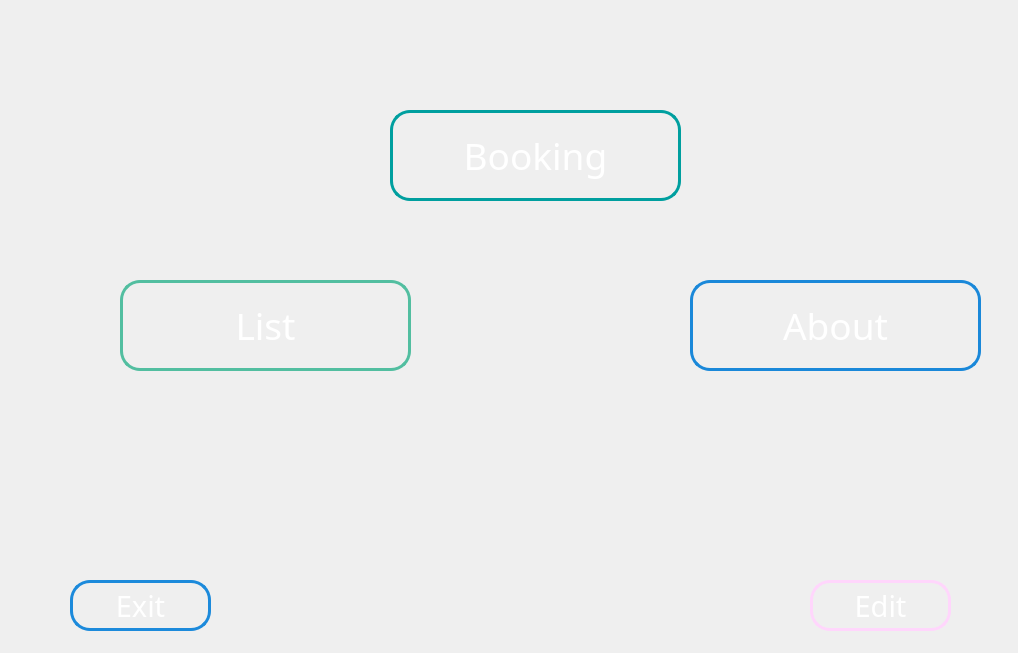
<?xml version="1.0" encoding="UTF-8"?>
<ui version="4.0">
 <class>Beranda</class>
 <widget class="QMainWindow" name="Beranda">
  <property name="geometry">
   <rect>
    <x>0</x>
    <y>0</y>
    <width>1018</width>
    <height>653</height>
   </rect>
  </property>
  <property name="windowTitle">
   <string>Beranda</string>
  </property>
  <property name="styleSheet">
   <string notr="true"/>
  </property>
  <widget class="QWidget" name="centralwidget">
   <widget class="QLabel" name="label">
    <property name="geometry">
     <rect>
      <x>340</x>
      <y>80</y>
      <width>91</width>
      <height>91</height>
     </rect>
    </property>
    <property name="styleSheet">
     <string notr="true">image: url(:/LAPBAS/04283530121635article-icon.png);
background-color: rgb(0,0,0,0);</string>
    </property>
    <property name="text">
     <string/>
    </property>
   </widget>
   <widget class="QToolButton" name="toolButton">
    <property name="geometry">
     <rect>
      <x>390</x>
      <y>110</y>
      <width>291</width>
      <height>91</height>
     </rect>
    </property>
    <property name="font">
     <font>
      <family>Brush Script MT</family>
      <pointsize>28</pointsize>
      <weight>50</weight>
      <bold>false</bold>
     </font>
    </property>
    <property name="cursor">
     <cursorShape>PointingHandCursor</cursorShape>
    </property>
    <property name="styleSheet">
     <string notr="true">QToolButton{
color: rgb(255, 255, 255);
background-color: rgb(0,0,0,0);
border : 3px solid rgb(0, 159, 159);
border-radius : 20px
}




QToolButton:hover{
color: rgb(0, 0, 0);
background-color:  rgb(0, 227, 227);
border : 3px solid rgb(0, 227, 227);
border-radius : 20px
}
</string>
    </property>
    <property name="text">
     <string>Booking</string>
    </property>
   </widget>
   <widget class="QLabel" name="label_2">
    <property name="geometry">
     <rect>
      <x>50</x>
      <y>230</y>
      <width>131</width>
      <height>131</height>
     </rect>
    </property>
    <property name="styleSheet">
     <string notr="true">
background-color: rgb(0,0,0,0);</string>
    </property>
    <property name="text">
     <string/>
    </property>
    <property name="pixmap">
     <pixmap resource="../Images/image.qrc">:/LAPBAS/icons8-list-100.png</pixmap>
    </property>
    <property name="scaledContents">
     <bool>true</bool>
    </property>
   </widget>
   <widget class="QToolButton" name="toolButton_2">
    <property name="geometry">
     <rect>
      <x>120</x>
      <y>280</y>
      <width>291</width>
      <height>91</height>
     </rect>
    </property>
    <property name="font">
     <font>
      <family>Brush Script MT</family>
      <pointsize>28</pointsize>
      <weight>50</weight>
      <bold>false</bold>
     </font>
    </property>
    <property name="cursor">
     <cursorShape>PointingHandCursor</cursorShape>
    </property>
    <property name="styleSheet">
     <string notr="true">QToolButton{color: rgb(255, 255, 255);
background-color: rgb(0,0,0,0);
border : 3px solid  rgb(82, 190, 160);
border-radius : 20px}






QToolButton:hover{
color:rgb(0, 0, 0);
background-color:rgb(104, 240, 201);
border : 3px solid rgb(104, 240, 201);
border-radius : 20px

}
</string>
    </property>
    <property name="text">
     <string>List</string>
    </property>
   </widget>
   <widget class="QLabel" name="label_3">
    <property name="geometry">
     <rect>
      <x>630</x>
      <y>250</y>
      <width>91</width>
      <height>91</height>
     </rect>
    </property>
    <property name="styleSheet">
     <string notr="true">background-color: rgb(0,0,0,0);</string>
    </property>
    <property name="text">
     <string/>
    </property>
    <property name="pixmap">
     <pixmap resource="../Images/image.qrc">:/LAPBAS/user.png</pixmap>
    </property>
    <property name="scaledContents">
     <bool>true</bool>
    </property>
   </widget>
   <widget class="QToolButton" name="toolButton_3">
    <property name="geometry">
     <rect>
      <x>690</x>
      <y>280</y>
      <width>291</width>
      <height>91</height>
     </rect>
    </property>
    <property name="font">
     <font>
      <family>Brush Script MT</family>
      <pointsize>28</pointsize>
      <weight>50</weight>
      <bold>false</bold>
     </font>
    </property>
    <property name="cursor">
     <cursorShape>PointingHandCursor</cursorShape>
    </property>
    <property name="styleSheet">
     <string notr="true">

QToolButton{color: rgb(255, 255, 255);
background-color: rgb(0,0,0,0);
border : 3px solid  rgb(26, 136, 217);
border-radius : 20px
}


QToolButton:hover{
color: rgb(0,0,0);
background-color:rgb(31, 162, 255);
border : 3px solid rgb(31, 162, 255);
border-radius : 20px
}
</string>
    </property>
    <property name="text">
     <string>About</string>
    </property>
   </widget>
   <widget class="QLabel" name="label_4">
    <property name="geometry">
     <rect>
      <x>30</x>
      <y>570</y>
      <width>71</width>
      <height>71</height>
     </rect>
    </property>
    <property name="font">
     <font>
      <pointsize>22</pointsize>
     </font>
    </property>
    <property name="styleSheet">
     <string notr="true">background-color: rgb(0, 0, 0,0);</string>
    </property>
    <property name="text">
     <string/>
    </property>
    <property name="pixmap">
     <pixmap resource="../Images/image.qrc">:/LAPBAS/logging-out-2355227_960_720.webp</pixmap>
    </property>
    <property name="scaledContents">
     <bool>true</bool>
    </property>
   </widget>
   <widget class="QToolButton" name="toolButton_4">
    <property name="geometry">
     <rect>
      <x>70</x>
      <y>580</y>
      <width>141</width>
      <height>51</height>
     </rect>
    </property>
    <property name="font">
     <font>
      <family>Brush Script MT</family>
      <pointsize>22</pointsize>
      <weight>50</weight>
      <bold>false</bold>
     </font>
    </property>
    <property name="cursor">
     <cursorShape>PointingHandCursor</cursorShape>
    </property>
    <property name="styleSheet">
     <string notr="true">

QToolButton{color: rgb(255, 255, 255);
background-color: rgb(0,0,0,0);
border : 3px solid rgb(28, 138, 219);
border-radius : 20px
}


QToolButton:hover{
color: rgb(0,0,0);
background-color:rgb(23, 112, 176);
border : 3px solid rgb(23, 112, 176);
border-radius : 20px
}
</string>
    </property>
    <property name="text">
     <string>Exit</string>
    </property>
   </widget>
   <widget class="QLabel" name="label_5">
    <property name="geometry">
     <rect>
      <x>-10</x>
      <y>-20</y>
      <width>1051</width>
      <height>681</height>
     </rect>
    </property>
    <property name="text">
     <string/>
    </property>
    <property name="pixmap">
     <pixmap resource="../Images/image.qrc">:/LAPBAS/Bola-Basket.jpg</pixmap>
    </property>
    <property name="scaledContents">
     <bool>true</bool>
    </property>
   </widget>
   <widget class="QToolButton" name="toolButton_5">
    <property name="geometry">
     <rect>
      <x>810</x>
      <y>580</y>
      <width>141</width>
      <height>51</height>
     </rect>
    </property>
    <property name="font">
     <font>
      <family>Brush Script MT</family>
      <pointsize>22</pointsize>
      <weight>50</weight>
      <bold>false</bold>
     </font>
    </property>
    <property name="cursor">
     <cursorShape>PointingHandCursor</cursorShape>
    </property>
    <property name="styleSheet">
     <string notr="true">

QToolButton{color: rgb(255, 255, 255);
background-color: rgb(0,0,0,0);
border : 3px solid rgb(255, 214, 252);
border-radius : 20px
}


QToolButton:hover{
color: rgb(0,0,0);
background-color:rgb(199, 83, 255);
border : 3px solid rgb(199, 83, 255);
border-radius : 20px
}
</string>
    </property>
    <property name="text">
     <string>Edit</string>
    </property>
   </widget>
   <widget class="QLabel" name="label_6">
    <property name="geometry">
     <rect>
      <x>920</x>
      <y>570</y>
      <width>71</width>
      <height>71</height>
     </rect>
    </property>
    <property name="font">
     <font>
      <pointsize>22</pointsize>
     </font>
    </property>
    <property name="styleSheet">
     <string notr="true">background-color: rgb(0, 0, 0,0);</string>
    </property>
    <property name="text">
     <string/>
    </property>
    <property name="pixmap">
     <pixmap resource="../Images/image.qrc">:/LAPBAS/bill.png</pixmap>
    </property>
    <property name="scaledContents">
     <bool>true</bool>
    </property>
   </widget>
   <zorder>label_5</zorder>
   <zorder>toolButton_4</zorder>
   <zorder>label_4</zorder>
   <zorder>toolButton_3</zorder>
   <zorder>toolButton_2</zorder>
   <zorder>toolButton</zorder>
   <zorder>label</zorder>
   <zorder>label_2</zorder>
   <zorder>label_3</zorder>
   <zorder>toolButton_5</zorder>
   <zorder>label_6</zorder>
  </widget>
 </widget>
 <resources>
  <include location="../Images/image.qrc"/>
 </resources>
 <connections/>
</ui>
